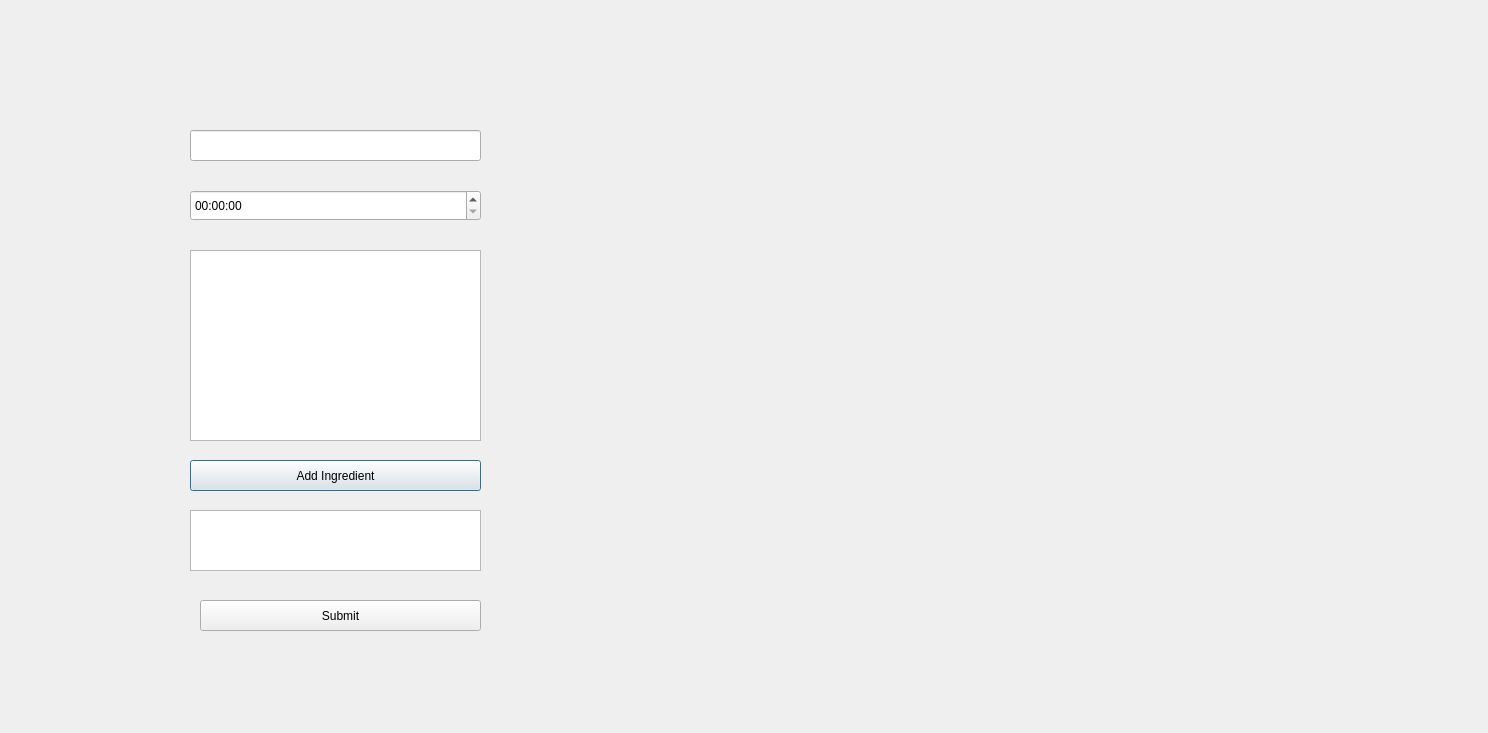
<?xml version="1.0" encoding="UTF-8"?>
<ui version="4.0">
 <class>AddRecipeDialog</class>
 <widget class="QDialog" name="AddRecipeDialog">
  <property name="geometry">
   <rect>
    <x>0</x>
    <y>0</y>
    <width>1488</width>
    <height>733</height>
   </rect>
  </property>
  <property name="windowTitle">
   <string>Dialog</string>
  </property>
  <widget class="QLineEdit" name="recipeNameLineEdit">
   <property name="geometry">
    <rect>
     <x>190</x>
     <y>130</y>
     <width>291</width>
     <height>31</height>
    </rect>
   </property>
  </widget>
  <widget class="QTimeEdit" name="prepTimeEdit">
   <property name="geometry">
    <rect>
     <x>190</x>
     <y>190</y>
     <width>291</width>
     <height>31</height>
    </rect>
   </property>
  </widget>
  <widget class="QTableWidget" name="ingredientsTable">
   <property name="geometry">
    <rect>
     <x>190</x>
     <y>250</y>
     <width>291</width>
     <height>191</height>
    </rect>
   </property>
  </widget>
  <widget class="QPushButton" name="addIngredientButton">
   <property name="geometry">
    <rect>
     <x>190</x>
     <y>460</y>
     <width>291</width>
     <height>31</height>
    </rect>
   </property>
   <property name="text">
    <string>Add Ingredient</string>
   </property>
  </widget>
  <widget class="QTextEdit" name="stepsTextEdit">
   <property name="geometry">
    <rect>
     <x>190</x>
     <y>510</y>
     <width>291</width>
     <height>61</height>
    </rect>
   </property>
  </widget>
  <widget class="QPushButton" name="submitButton">
   <property name="geometry">
    <rect>
     <x>200</x>
     <y>600</y>
     <width>281</width>
     <height>31</height>
    </rect>
   </property>
   <property name="text">
    <string>Submit</string>
   </property>
  </widget>
 </widget>
 <resources/>
 <connections/>
</ui>
